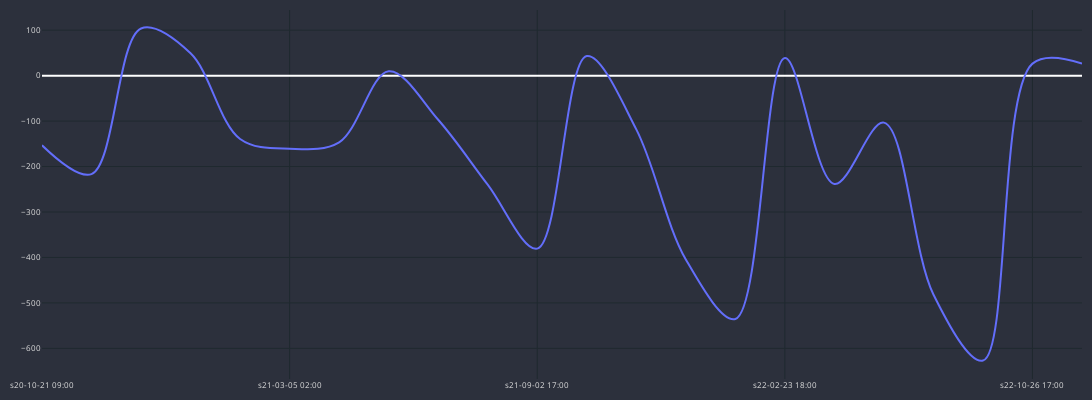

The cell this chart's notebook holds for it:
### Code cell
cp.show_plot(line_traces=['GAIN_C'])

### Figure 1 — Plotly figure (JSON) as saved in the notebook; plotly's stock layout.template omitted (floating-point values rounded to 4 significant figures)
{"data": [{"line": {"shape": "spline", "width": 2}, "name": "GAIN_C", "type": "scatter", "x": ["s20-10-21 09:00", "s20-11-03 14:00", "s20-11-11 14:00", "s21-01-18 22:00", "s21-02-24 02:00", "s21-03-05 02:00", "s21-04-15 05:00", "s21-06-16 17:00", "s21-08-05 13:00", "s21-08-10 05:00", "s21-09-02 17:00", "s21-09-22 05:00", "s21-12-28 14:00", "s22-01-27 10:00", "s22-02-09 10:00", "s22-02-23 18:00", "s22-05-29 21:00", "s22-06-15 21:00", "s22-08-12 01:00", "s22-08-22 21:00", "s22-10-26 17:00", "s23-02-14 02:00"], "y": [-153.2, -216.6, 103.8, 49.1, -139.4, -160.8, -146.7, 9.6, -97.0, -239.8, -380.6, 43.0, -118.2, -404.4, -535.4, 39.0, -238.4, -103.4, -481.4, -626.8, 26.4, 26.4]}], "layout": {"font": {"color": "#e1e1e1", "size": 8}, "height": 400, "margin": {"b": 10, "l": 10, "r": 10, "t": 10}, "paper_bgcolor": "#2c303c", "plot_bgcolor": "#2c303c", "width": 1500, "xaxis": {"gridcolor": "#1f292f", "nticks": 5, "rangeslider": {"visible": false}}, "yaxis": {"gridcolor": "#1f292f"}}}
